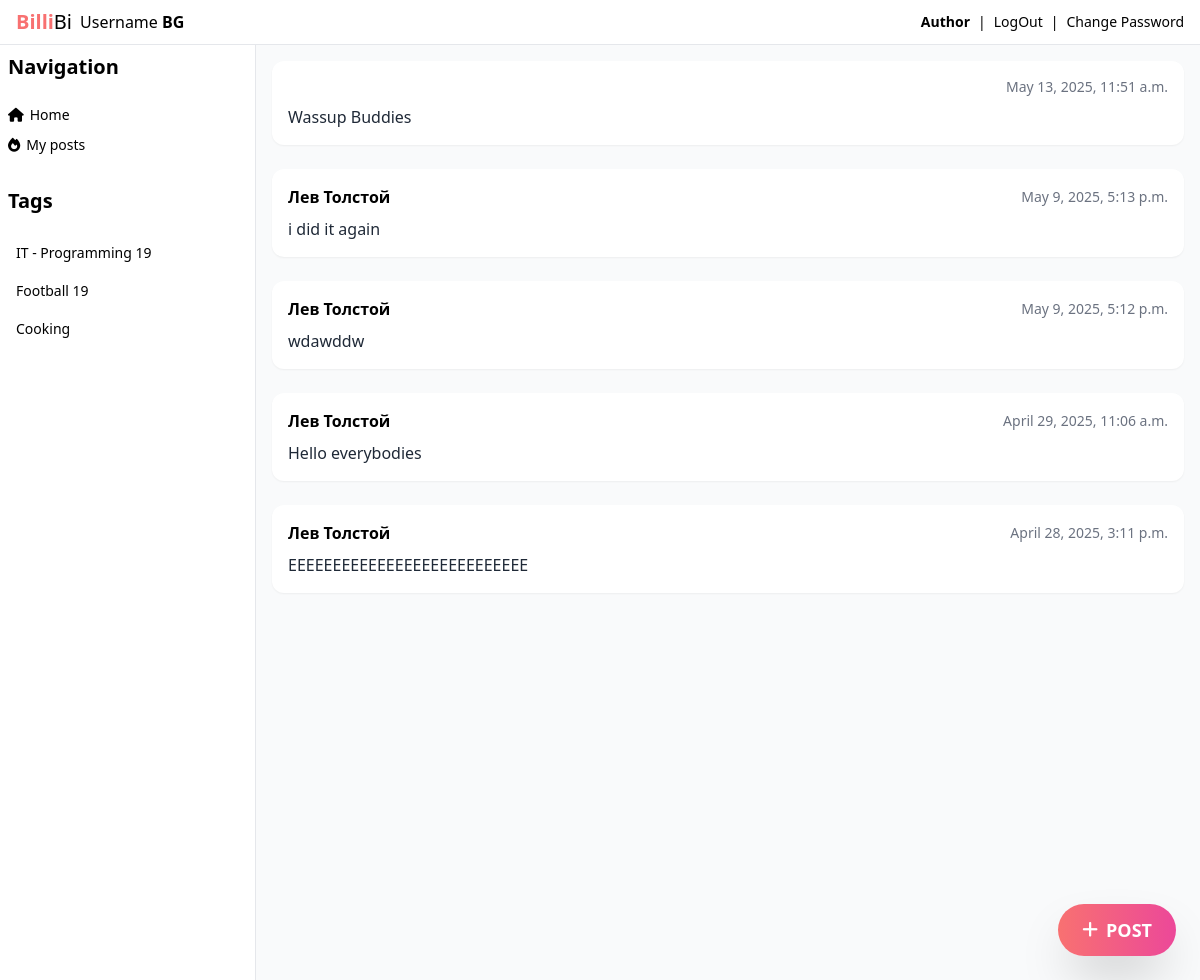
/group/IT/ (signed in), run on the app's committed database.
### posts/models.py (models this page shows, shortened)
class Post(models.Model):
    text = models.TextField()
    pub_date = models.DateTimeField(auto_now_add=True)
    post_image = models.ImageField(
        'Img',
        upload_to='yatube/',
        blank=True,
        null=True,
        help_text='Upload your image if you want'
    )
    author = models.ForeignKey(
        User,
        on_delete=models.CASCADE,
        related_name='posts'
    )
    group = models.ForeignKey(
        "Group",
        on_delete=models.SET_NULL,
        blank=True,
        null=True
    )

### posts/views.py (the view)
    def check_user(request, *args, **kwargs,):
        if request.user.is_authenticated:
            return func(request, *args, **kwargs)
        return redirect('/auth/login/')

### posts/views.py (called while the page is built)
def authorized_only(func):
    def check_user(request, *args, **kwargs,):
        if request.user.is_authenticated:
            return func(request, *args, **kwargs)
        return redirect('/auth/login/')
    return check_user

@authorized_only
def group_post(request, slug):
    Group = get_object_or_404(group, slug=slug)
    posts = Post.objects.filter(group=Group).order_by('-pub_date')
    count_posts_it = posts.count()
    paginator = Paginator(posts, 5)
    page_number = request.GET.get('page')
    page_obj = paginator.get_page(page_number)
    context = {
        'slug': slug,
        'Group': group,
        'obj': page_obj,
        'count_posts_it': count_posts_it
    }
    return render(request, 'posts/group_post.html', context)

### posts/templates/posts/group_post.html (shortened to what this page needs)
{% extends "posts/index.html" %}
{% block content %}
{% for post in obj %}
<article class="bg-white p-4 rounded-xl shadow-sm mb-6">
  <div class="flex justify-between items-center mb-2">
    <span class="font-semibold">{{ post.author.get_full_name }}</span>
    <span class="text-gray-500 text-sm">{{ post.pub_date }}</span>
  </div>
  <p class="text-gray-800">{{ post.text }}</p>
</article>
{% empty %}
<p>No posts available.</p>
{% endfor %}
{% endblock %}

### posts/templates/posts/index.html (shortened to what this page needs)
{% load static %}
<!DOCTYPE html>
<html lang="en">
<head>
  <script src="https://cdn.tailwindcss.com"></script>
  <link rel="stylesheet" href="https://cdnjs.cloudflare.com/ajax/libs/font-awesome/6.7.2/css/all.min.css"/>
</head>
<body class="bg-gray-50">
  <header class="px-4 py-2 flex items-center justify-between border-b bg-white">
    <div class="flex items-center gap-2">
      <a href="{% url 'index' %}"><h1 class="text-xl"><span class="text-red-400 font-bold">Billi</span>Bi</h1></a>
      <h1>Username <strong>{{ user.username }}</strong></h1>
    </div>
    <div class="flex items-center gap-2 text-sm">
      <strong><h1><a href="{% url 'about:me' %}">Author</a></h1></strong>
      |
      <a href="{% url 'users:logged_out' %}">LogOut</a>
      |
        <a href="{% url 'users:password_change_form' %}">Change Password</a>
    </div>
  </header>
  <div class="flex">
    <aside id="sidebar" class="px-2 py-2 flex-col gap-2 text-center text-lg border-r w-64 h-screen bg-white hidden md:flex">
      <h1 class="text-xl text-left font-bold mb-4">Navigation</h1>
      <div class="flex flex-col gap-2.5">
        <a href="{% url 'index' %}" class="flex items-center gap-1.5 text-sm hover:text-red-500"><i class="fa-solid fa-home"></i>Home</a>
        <a href="/{{ user.id }}/posts/" class="flex items-center gap-1.5 text-sm hover:text-red-500"><i class="fa-solid fa-fire"></i>My posts</a>
      </div>
      {% load cache %}
      {% cache 20 Tags %}
        <h1 class="text-xl text-left font-bold mb-4 mt-6">Tags</h1>
        <div class="flex flex-col gap-2.5">
          <a href="{% url 'group_post' slug='IT' %}" class="transition-all duration-300 px-2 py-1 rounded-sm hover:bg-gray-100 text-left text-sm">IT - Programming {{ count_posts_it }}</a>
          <a href="{% url 'group_post' slug='Sport' %}" class="transition-all duration-300 px-2 py-1 rounded-sm hover:bg-gray-100 text-left text-sm">Football {{ count_posts_it }}</a>
          <a href="#" class="transition-all duration-300 px-2 py-1 rounded-sm hover:bg-gray-100 text-left text-sm">Cooking</a>
        </div>
      {% endcache %}
    </aside>
    <main class="grow p-4">
    {% block content %}{% endblock %}
  <a href="{% url 'post_create' %}"
  class="fixed bottom-6 right-6 bg-gradient-to-r from-red-400 to-pink-500 hover:from-red-500 hover:to-pink-600 text-white font-bold py-3 px-6 rounded-full shadow-2xl text-lg flex items-center gap-2 transition-all duration-300">
  <i class="fa-solid fa-plus"></i> POST
  </a>
    </main>
  </div>
</body>
</html>

### data on the page
Post: pub_date "May 13, 2025, 11:51 a.m.", text "Wassup Buddies"
Post: author.get_full_name "Лев Толстой", pub_date "May 9, 2025, 5:13 p.m.", text "i did it again"
Post: author.get_full_name "Лев Толстой", pub_date "May 9, 2025, 5:12 p.m.", text "wdawddw"
Post: author.get_full_name "Лев Толстой", pub_date "April 29, 2025, 11:06 a.m.", text "Hello everybodies"
Post: author.get_full_name "Лев Толстой", pub_date "April 28, 2025, 3:11 p.m.", text "EEEEEEEEEEEEEEEEEEEEEEEEEEE"

### other printed values
{{ user.username }} "BG"
{{ count_posts_it }} "19"
